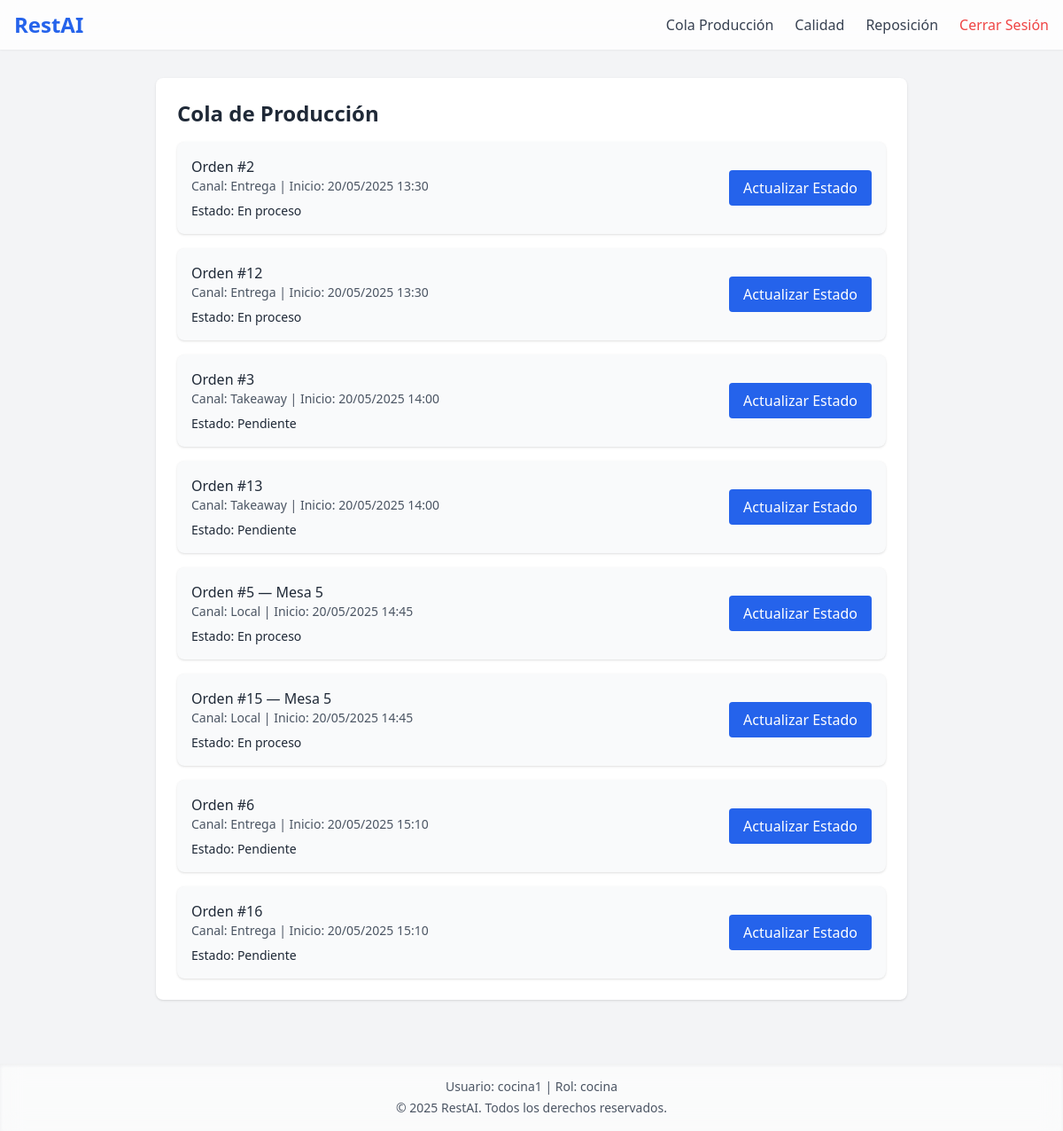
Page /cocina/ordenes-activas.php (signed in) on the earlier database version.
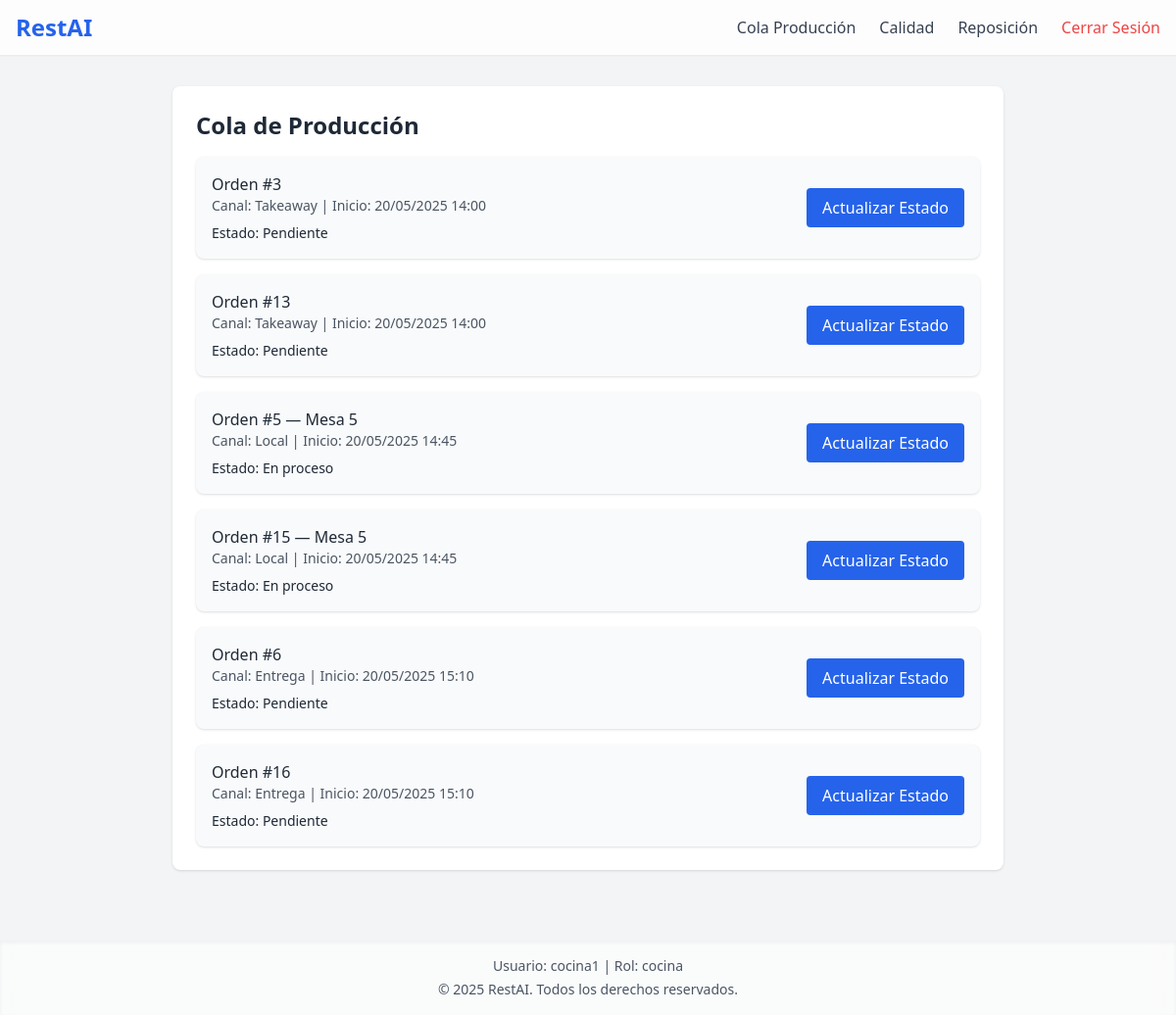
Same page on the later database version.
### tables this page shows
CREATE TABLE `ordenes` (
  `id` int(11) NOT NULL,
  `mesa_id` int(11) DEFAULT NULL,
  `usuario_id` int(11) DEFAULT NULL,
  `canal` enum('local','entrega','takeaway') NOT NULL,
  `estado` enum('pendiente','en_proceso','completada','cancelada') DEFAULT 'pendiente',
  `total` decimal(10,2) NOT NULL,
  `fecha_hora_inicio` datetime DEFAULT current_timestamp(),
  `fecha_hora_finalizacion` datetime DEFAULT NULL,
  `tiempo_estimado_preparacion` int(11) DEFAULT NULL,
  `tiempo_real_preparacion` int(11) DEFAULT NULL,
  `tiempo_estimado_entrega` int(11) DEFAULT NULL,
  `tiempo_real_entrega` int(11) DEFAULT NULL,
  `calidad_revision` tinyint(1) DEFAULT 0
);

CREATE TABLE `mesas` (
  `id` int(11) NOT NULL,
  `numero` int(11) NOT NULL,
  `capacidad` int(11) NOT NULL,
  `estado` enum('libre','ocupada','reservada') DEFAULT 'libre',
  `ubicacion` varchar(50) NOT NULL
);

### cocina/ordenes-activas.php (the view, shortened to what this page needs)
<?php
include '../config/db.php';
?>
<!DOCTYPE html>
<html lang="es">
<head>
  <script src="https://cdn.tailwindcss.com"></script>
</head>
<body class="bg-gray-100 text-gray-800 pt-16">
  <?php include '../components/header.php'; ?>
  <main class="max-w-4xl mx-auto p-6">
    <section id="cola-produccion" class="bg-white rounded-lg shadow p-6 animate-fade-in-up">
      <h2 class="text-2xl font-semibold mb-4">Cola de Producción</h2>
      <?php
        $ordenes = $pdo->query("
          SELECT o.id,
                 o.estado,
                 o.canal,
                 m.numero AS mesa_numero,
                 DATE_FORMAT(o.fecha_hora_inicio, '%d/%m/%Y %H:%i') AS inicio
          FROM ordenes o
          LEFT JOIN mesas m ON o.mesa_id = m.id
          WHERE o.estado IN ('pendiente', 'en_proceso')
          ORDER BY o.fecha_hora_inicio ASC
        ")->fetchAll(PDO::FETCH_ASSOC);
      ?>
      <?php if (empty($ordenes)): ?>
        <p class="text-gray-500">No hay órdenes pendientes o en proceso.</p>
      <?php else: ?>
        <div class="space-y-4">
          <?php foreach ($ordenes as $ord): ?>
            <div class="bg-gray-50 rounded-lg p-4 shadow flex flex-col sm:flex-row sm:justify-between sm:items-center">
              <div>
                <p class="font-medium">
                  Orden #<?= htmlspecialchars($ord['id']) ?>
                  <?php if ($ord['mesa_numero'] !== null): ?>
                    — Mesa <?= htmlspecialchars($ord['mesa_numero']) ?>
                  <?php endif; ?>
                </p>
                <p class="text-sm text-gray-600">
                  Canal: <?= ucfirst(htmlspecialchars($ord['canal'])) ?> |
                  Inicio: <?= htmlspecialchars($ord['inicio']) ?>
                </p>
                <p class="mt-2 text-sm">
                  <span class="font-medium">Estado:</span>
                  <?= ucfirst(str_replace('_', ' ', htmlspecialchars($ord['estado']))) ?>
                </p>
              </div>
              <div class="mt-4 sm:mt-0">
                <a href="update_order_status.php?id=<?= $ord['id'] ?>"
                   class="inline-block px-4 py-2 bg-blue-600 text-white rounded hover:bg-blue-700">
                  Actualizar Estado
                </a>
              </div>
            </div>
          <?php endforeach; ?>
        </div>
      <?php endif; ?>
    </section>
  </main>
  <?php include '../components/footer.php'; ?>
</body>
</html>

Differences in the rows shown:
no longer on this page (row edited): ordenes: id "2", canal "Entrega", inicio "20/05/2025 13:30", estado "En proceso"
no longer on this page (row edited): ordenes: id "12", canal "Entrega", inicio "20/05/2025 13:30", estado "En proceso"
